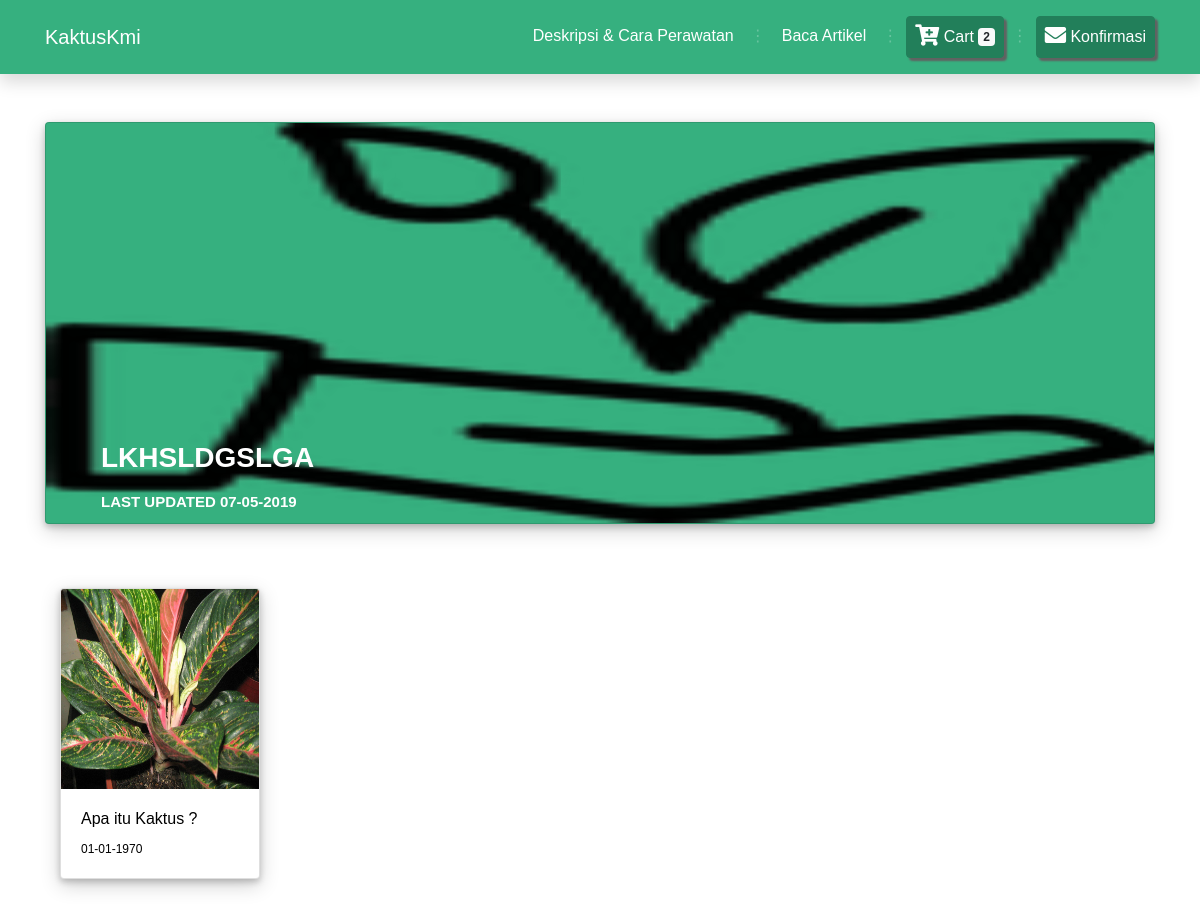
The page /index.php/article on the database as committed earlier.
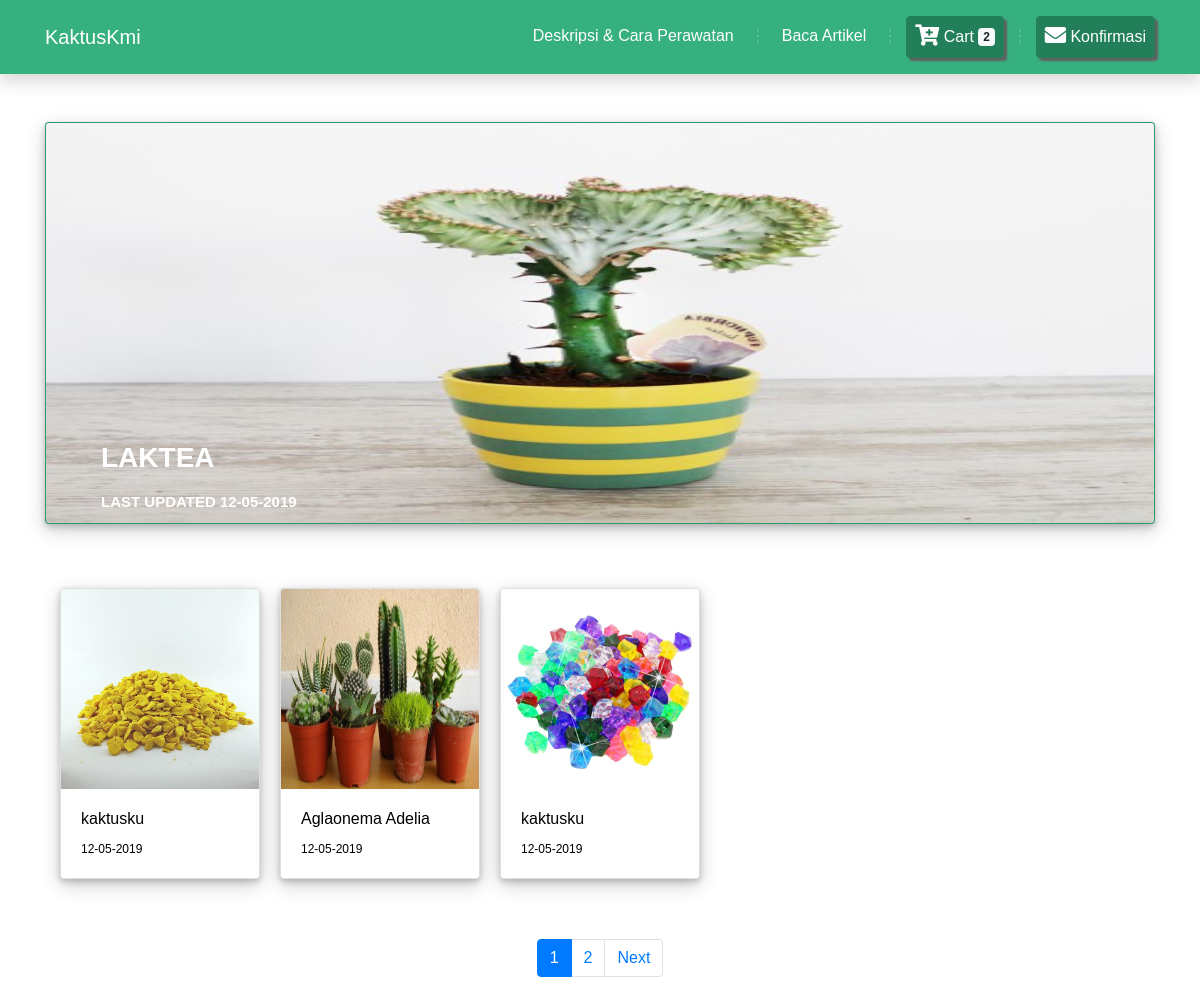
The same page on the database as committed later.
### tables this page shows
CREATE TABLE `artikel` (
  `kode_artikel` int(11) NOT NULL,
  `judul` varchar(60) NOT NULL,
  `isi` text NOT NULL,
  `tanggal` int(11) NOT NULL,
  `gambar` varchar(40) NOT NULL
);

### index.php (called while the page is built, shortened)
<?php
require_once BASEPATH.'core/CodeIgniter.php';

### application/models/Article_Model.php (called while the page is built, shortened)
<?php
class Article_Model extends CI_Model
{
        public function getArtikelBaru(){
          $this->db->select("*");
          $this->db->from("artikel");
          $this->db->limit(1);
          $this->db->order_by('tanggal', 'DESC');
          return $this->db->get()->result();
      }
}

### application/config/config.php (called while the page is built, shortened)
<?php
$config['base_url'] = 'http://localhost/kmikaktusdua/';
$config['index_page'] = '';
$config['uri_protocol']	= 'REQUEST_URI';
$config['url_suffix'] = '';
$config['language']	= 'english';
$config['charset'] = 'UTF-8';
$config['enable_hooks'] = FALSE;
$config['subclass_prefix'] = '';
$config['composer_autoload'] = FALSE;
$config['permitted_uri_chars'] = 'a-z 0-9~%.:_\-';
$config['enable_query_strings'] = FALSE;
$config['controller_trigger'] = 'c';
$config['function_trigger'] = 'm';
$config['directory_trigger'] = 'd';
$config['allow_get_array'] = TRUE;
$config['log_threshold'] = 0;
$config['log_path'] = '';
$config['log_file_extension'] = '';
$config['log_file_permissions'] = 0644;
$config['log_date_format'] = 'Y-m-d H:i:s';
$config['error_views_path'] = '';
$config['cache_path'] = '';
$config['cache_query_string'] = FALSE;
$config['encryption_key'] = '2d8+e6]K0?ocWp7&`K)>6Ky"|.x|%nuwafC~S/+6_mZI9/17y=sKKG.;Tt}k';
$config['sess_driver'] = 'files';
$config['sess_cookie_name'] = 'ci_session';
$config['sess_expiration'] = 7200;
$config['sess_save_path'] = NULL;
$config['sess_match_ip'] = FALSE;
$config['sess_time_to_update'] = 300;
$config['sess_regenerate_destroy'] = FALSE;
$config['cookie_prefix']	= '';
$config['cookie_domain']	= '';
$config['cookie_path']		= '/';
$config['cookie_secure']	= FALSE;
$config['cookie_httponly'] 	= FALSE;
$config['standardize_newlines'] = FALSE;
$config['global_xss_filtering'] = FALSE;
$config['csrf_protection'] = FALSE;
$config['csrf_token_name'] = 'csrf_test_name';
$config['csrf_cookie_name'] = 'csrf_cookie_name';
$config['csrf_expire'] = 7200;
$config['csrf_regenerate'] = TRUE;
$config['csrf_exclude_uris'] = array();
$config['compress_output'] = FALSE;
$config['time_reference'] = 'local';
$config['rewrite_short_tags'] = FALSE;
$config['proxy_ips'] = '';

### application/views/article/index.php (the view, shortened to what this page needs)
<br><br>
<div class="container">
<?php
     foreach($artikelbaru as $b){
          echo '
          <a href="'. base_url().'article/artikel/'.$b->kode_artikel.'" style="color:white; text-decoration: none;">
          <div class="card bg-dark text-white">
          <img class="card-img" src="'. base_url().'gambar/'.$b->gambar.'" alt="Card-image" style="height:400px">
          <div class="card-img-overlay">
               <div class="container">
                    <div class="card-body">
                    <div id="card-article-text">
                    <p class="card-title" style="font-size:28px">'.$b->judul.'</p>
                    <p class="card-text" style="font-size:15px">Last updated '.date("d-m-Y", $b->tanggal).'</p>
                    </div>
               </div>
               </div>
          </div>
          </a>
          ';
     }
?>
</div>
<section class="container">
	<br><br>
	<div class="card-columns my-3"  style="color:black; text-decoration: none;">
          <?php
                    foreach($data->result() as $a){
                         echo '
                         <a href="'. base_url().'article/artikel/'.$a->kode_artikel.'" style="color:black; text-decoration: none;">
                         <div class="card">
                              <img src="'. base_url().'gambar/'.$a->gambar.'" style="height:200px" class="card-img-top d-block w-100" alt="...">
                                   <div class="card-body">
                                   <h6 class="card-title">'.$a->judul.'</h6>
                                   <p class="card-text" style="font-size:12px">'.date("d-m-Y", $a->tanggal).'</p>
                                   </div>
                              </a>
                         </div>
                         ';
                    }
               ?>
</section>
<section class="container my-5">
	<?php echo $pagination; ?>
</section>

### application/views/templates/header.php (shortened to what this page needs)
<!doctype html>
<html lang="en">
<head>
	<link rel="stylesheet" href="https://use.fontawesome.com/releases/v5.8.1/css/all.css"
>
	<link rel="stylesheet" href="<?php echo base_url()?>assets/css/bootstrap.min.css">
	<link rel="stylesheet" href="<?php echo base_url()?>assets/css/style.css">
	<link rel="stylesheet" href="<?php echo base_url()?>assets/fonts/Dosis/Dosis.css">
</head>
<body>
	<nav class="navbar sticky-top navbar-expand-lg navbar-dark bg-dark shadow p-3">
		<div class="container">
			<a class="navbar-brand" href="<?= base_url(); ?>">
				KaktusKmi</a>
			<div class="collapse navbar-collapse" id="navbarSupportedContent">
				<ul class="navbar-nav ml-auto">
					<li class="nav-item">
						<a class="nav-link" style="color:white;" href="<?= base_url(); ?>description/index"> Deskripsi & Cara Perawatan</a>
					</li>
					<li class="nav-item d-none d-lg-block disabled"><span class="nav-link disabled">⋮</span></li>
					<li class="nav-item">
						<a class="nav-link" style="color:white;" href="<?= base_url(); ?>article/index"> Baca Artikel</a>
					</li>
					<li class="nav-item d-none d-lg-block disabled"><span class="nav-link disabled">⋮</span></li>
					<li class="nav-item">
						<a class="nav-link btn btn-success" style="color:white;" href="<?= base_url(); ?>Keranjang/tampil_cart"> <i class="fas fa-cart-plus fa-lg"></i> Cart <span class="badge badge-light">2</span></a>
					</li>
					<li class="nav-item d-none d-lg-block disabled"><span class="nav-link disabled">⋮</span></li>
					<li class="nav-item">
						<a class="nav-link btn btn-success" style="color:white;" href="<?= base_url(); ?>konfirmasi/index"> <i class="fas fa-envelope fa-lg"></i> Konfirmasi</a>
					</li>
				</ul>
			</div>
		</div>
	</nav>

### application/views/templates/footer.php (shortened to what this page needs)
  </body>
</html>

### application/controllers/Article.php (shortened to what this page needs)
<?php
    Class Article extends CI_Controller
    {
        public function __construct(){
            $this->load->model('Article_Model');
            $this->load->library('pagination');
        }
        public function index()
        {
            $data['artikelbaru'] = $this->Article_Model->getArtikelBaru();
            $judul['judul'] = 'Artikel Kaktuskmi';
            $config['base_url'] = site_url('article/index');
            $config['total_rows'] = $this->db->count_all('artikel');
            $config['per_page'] = 3;
            $config["uri_segment"] = 3;
            $choice = $config["total_rows"] / $config["per_page"];
            $config["num_links"] = floor($choice);
            $config['first_link']       = 'First';
            $config['last_link']        = 'Last';
            $config['next_link']        = 'Next';
            $config['prev_link']        = 'Prev';
            $config['full_tag_open']    = '<div class="pagging text-center"><nav><ul class="pagination justify-content-center">';
            $config['full_tag_close']   = '</ul></nav></div>';
            $config['num_tag_open']     = '<li class="page-item"><span class="page-link">';
            $config['num_tag_close']    = '</span></li>';
            $config['cur_tag_open']     = '<li class="page-item active"><span class="page-link">';
            $config['cur_tag_close']    = '<span class="sr-only">(current)</span></span></li>';
            $config['next_tag_open']    = '<li class="page-item"><span class="page-link">';
            $config['next_tagl_close']  = '<span aria-hidden="true">&raquo;</span></span></li>';
            $config['prev_tag_open']    = '<li class="page-item"><span class="page-link">';
            $config['prev_tagl_close']  = '</span>Next</li>';
            $config['first_tag_open']   = '<li class="page-item"><span class="page-link">';
            $config['first_tagl_close'] = '</span></li>';
            $config['last_tag_open']    = '<li class="page-item"><span class="page-link">';
            $config['last_tagl_close']  = '</span></li>';
            $this->pagination->initialize($config);
            $data['page'] = ($this->uri->segment(3)) ? $this->uri->segment(3) : 0;
            $data['data'] = $this->Article_Model->getDataArtikel($config["per_page"], $data['page']);
            $data['pagination'] = $this->pagination->create_links();
            $this->load->view('templates/header' ,$judul);
            $this->load->view('article/index', $data);
            $this->load->view('templates/footer');
        }
    }
?>

### assets/css/style.css (style rules this page uses)
#card-article-text { text-transform: uppercase; position: absolute; bottom: 10px; font-weight: bold; font-family: Arial, Helvetica, sans-serif; }

Rows that differ between the two databases and show on the page:
removed artikel: gambar (picture), judul "LKHSLDGSLGA", tanggal "07-05-2019"
removed artikel: gambar (picture), judul "Apa itu Kaktus ?", tanggal "01-01-1970"
added artikel: gambar (picture), judul "LAKTEA", tanggal "12-05-2019"
added artikel: gambar (picture), judul "kaktusku", tanggal "12-05-2019"
added artikel: gambar (picture), judul "Aglaonema Adelia", tanggal "12-05-2019"
added artikel: gambar (picture), judul "kaktusku", tanggal "12-05-2019"
Other text that changed with them:
$pagination: (not shown) → "1 2 Next"
